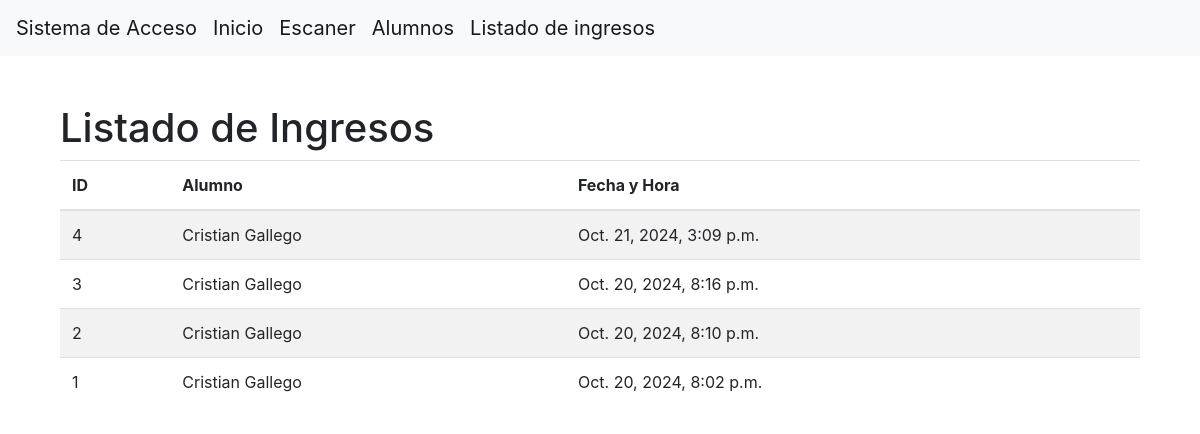
The page /ingresos/ on the database its author committed.
### alumnos/models.py (models this page shows, shortened)
class RegistroIngreso(models.Model):
    alumno = models.ForeignKey(Alumno, on_delete=models.CASCADE)
    hora_ingreso = models.DateTimeField(default=timezone.now)

class Alumno(models.Model):
    nombre = models.CharField(max_length=100)
    email = models.EmailField(unique=True)
    grado = models.CharField(max_length=100)
    qr_code = models.ImageField(upload_to='qr_codes', blank=True)

### alumnos/views.py (the view)
# urls.py: path('ingresos/', views.lista_ingresos, name='lista_ingresos'),
def lista_ingresos(request):
    registros = RegistroIngreso.objects.all().order_by('-hora_ingreso')  # Ordenar por fecha y hora
    return render(request, 'ingresos/lista.html', {'registros': registros})

### alumnos/templates/ingresos/lista.html
{% extends 'base.html' %}
{% block content %}
    <div class="container">
        <h1>Listado de Ingresos</h1>
        <table class="table table-striped">
            <thead>
                <tr>
                    <th>ID</th>
                    <th>Alumno</th>
                    <th>Fecha y Hora</th>
                </tr>
            </thead>
            <tbody>
                {% for registro in registros %}
                <tr>
                    <td>{{ registro.id }}</td>
                    <td>{{ registro.alumno.nombre }}</td>
                    <td>{{ registro.hora_ingreso }}</td>
                </tr>
                {% empty %}
                <tr>
                    <td colspan="3">No hay registros de ingresos disponibles.</td>
                </tr>
                {% endfor %}
            </tbody>
        </table>
    </div>
{% endblock %}

### rows shown on the page
RegistroIngreso: id "4", alumno.nombre "Cristian Gallego", hora_ingreso "Oct. 21, 2024, 3:09 p.m."
RegistroIngreso: id "3", alumno.nombre "Cristian Gallego", hora_ingreso "Oct. 20, 2024, 8:16 p.m."
RegistroIngreso: id "2", alumno.nombre "Cristian Gallego", hora_ingreso "Oct. 20, 2024, 8:10 p.m."
RegistroIngreso: id "1", alumno.nombre "Cristian Gallego", hora_ingreso "Oct. 20, 2024, 8:02 p.m."
